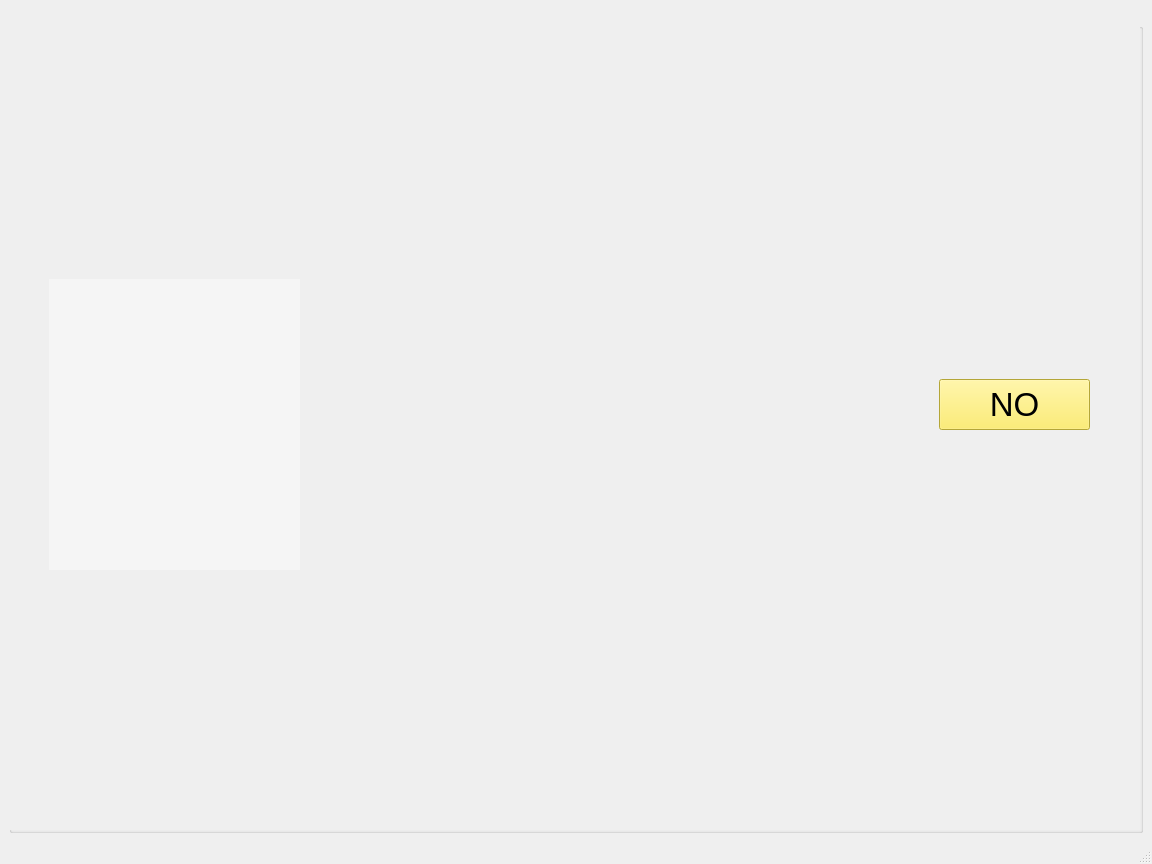
<?xml version="1.0" encoding="UTF-8"?>
<ui version="4.0">
 <class>MainWindow</class>
 <widget class="QMainWindow" name="MainWindow">
  <property name="geometry">
   <rect>
    <x>0</x>
    <y>0</y>
    <width>1152</width>
    <height>864</height>
   </rect>
  </property>
  <property name="windowTitle">
   <string>MainWindow</string>
  </property>
  <widget class="QWidget" name="centralwidget">
   <layout class="QGridLayout" name="gridLayout">
    <item row="0" column="0">
     <widget class="QGroupBox" name="groupBox">
      <property name="title">
       <string>GroupBox</string>
      </property>
      <widget class="QLabel" name="image_label">
       <property name="geometry">
        <rect>
         <x>0</x>
         <y>0</y>
         <width>1131</width>
         <height>821</height>
        </rect>
       </property>
       <property name="autoFillBackground">
        <bool>true</bool>
       </property>
       <property name="text">
        <string/>
       </property>
      </widget>
      <widget class="QLabel" name="info_label">
       <property name="geometry">
        <rect>
         <x>40</x>
         <y>270</y>
         <width>251</width>
         <height>291</height>
        </rect>
       </property>
       <property name="font">
        <font>
         <family>Ubuntu</family>
         <pointsize>25</pointsize>
         <weight>75</weight>
         <italic>false</italic>
         <bold>true</bold>
        </font>
       </property>
       <property name="layoutDirection">
        <enum>Qt::LeftToRight</enum>
       </property>
       <property name="autoFillBackground">
        <bool>false</bool>
       </property>
       <property name="styleSheet">
        <string notr="true">font: 57 25pt &quot;Ubuntu&quot;;
font-weight: bold;
color: rgb(84, 0, 0);
background-color : rgba(255, 255, 255, 90);</string>
       </property>
       <property name="text">
        <string/>
       </property>
       <property name="alignment">
        <set>Qt::AlignCenter</set>
       </property>
      </widget>
      <widget class="QLabel" name="face_label">
       <property name="geometry">
        <rect>
         <x>240</x>
         <y>70</y>
         <width>651</width>
         <height>751</height>
        </rect>
       </property>
       <property name="text">
        <string/>
       </property>
       <property name="pixmap">
        <pixmap>face.png</pixmap>
       </property>
       <property name="scaledContents">
        <bool>true</bool>
       </property>
      </widget>
      <widget class="QPushButton" name="yes_button_2">
       <property name="geometry">
        <rect>
         <x>930</x>
         <y>370</y>
         <width>151</width>
         <height>51</height>
        </rect>
       </property>
       <property name="font">
        <font>
         <pointsize>25</pointsize>
        </font>
       </property>
       <property name="styleSheet">
        <string notr="true">background-color: rgb(252, 233, 79);
selection-background-color: rgb(143, 89, 2);</string>
       </property>
       <property name="text">
        <string>NO</string>
       </property>
      </widget>
     </widget>
    </item>
   </layout>
  </widget>
  <widget class="QStatusBar" name="statusbar"/>
 </widget>
 <resources/>
 <connections/>
</ui>
